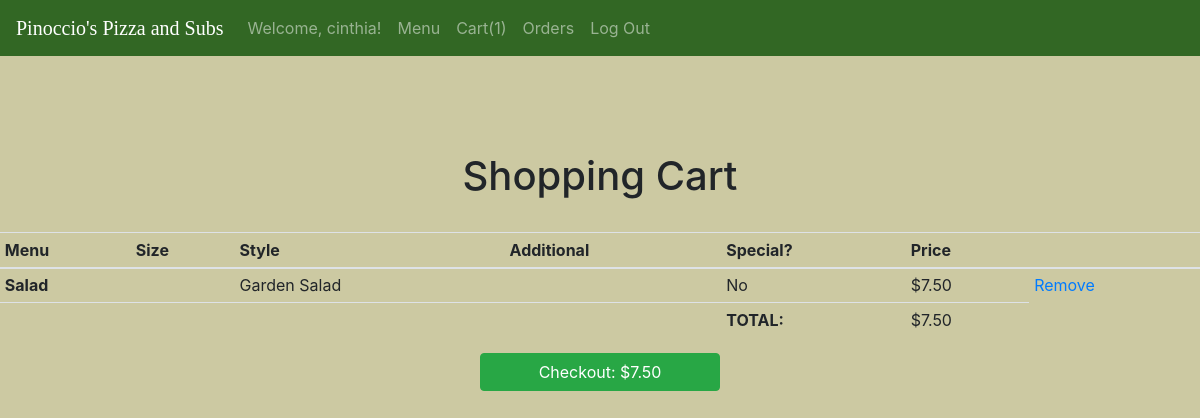
The app's page /cart (signed in) with its own data.
### orders/models.py (models this page shows, shortened)
class CartItem(models.Model):
    menu = models.CharField(max_length=16)
    size = models.CharField(max_length=16)
    style = models.CharField(max_length=64)
    additional = models.CharField(max_length=255)
    is_special = models.BooleanField(default=False)
    price = models.DecimalField(max_digits=5, default=0.00, decimal_places=2)
    user_id = models.IntegerField()

### orders/views.py (the view)
# urls.py: path("cart", views.cart, name="cart"),
def cart(request):
    if request.method == "POST":
        if request.POST['menu_item'] == 'Pizza':
            form = PizzaForm(request.POST)
            if form.is_valid():
                form = form.cleaned_data
                menu = "Pizza"
                style = form['style']
                size = form['size']
                is_special = False
                if 'is_special' in request.POST:
                    is_special = True
                num_toppings = form['num_toppings']
                toppings_list = []
                for topping in form['toppings']:
                    toppings_list.append(str(topping))
                toppings = ", ".join(toppings_list)
                if is_special:
                    menu_pizza = Pizza.objects.get(style=style, size=size,is_special=is_special)
                else:
                   menu_pizza = Pizza.objects.get(style=style, size=size, num_toppings=num_toppings, is_special=is_special)
                price = menu_pizza.price
                print(price)
                order = CartItem(menu=menu, size=size, style=style, additional=toppings, is_special=is_special, user_id=request.user.id, price=price)
                order.save()
        elif request.POST['menu_item'] == 'Sub':
            form = SubForm(request.POST)
            if form.is_valid():
                form = form.cleaned_data
                menu = 'Sub'
                ingredients = form['ingredients']
                size = form['size']
                extras_list = []
                added_cost = Decimal(0.00)
                for extra in form['extras']:
                    extras_list.append(str(extra))
                    added_cost += extra.added_cost
                extras = ", ".join(extras_list)
                menu_sub = Sub.objects.get(ingredients=ingredients, size=size)
                price = menu_sub.price + Decimal(added_cost)
                order = CartItem(menu=menu, size=size, style=ingredients, additional=extras, is_special=False, user_id=request.user.id, price=price)
                order.save()
            redirect('menu')
        elif request.POST['menu_item'] == 'Pasta':
            form = PastaForm(request.POST)
            if form.is_valid():
                form = form.cleaned_data
                menu = 'Pasta'
                style = form['style']
            menu_pasta = Pasta.objects.get(style=style)
            price = menu_pasta.price
            order = CartItem(menu=menu, style=style, user_id=request.user.id, price=price)
            order.save()
        elif request.POST['menu_item'] == 'Salad':
            form = SaladForm(request.POST)
            if form.is_valid():
                form = form.cleaned_data
                menu = 'Salad'
                style = form['style']
                menu_salad = Salad.objects.get(style=style)
                price = menu_salad.price
                order = CartItem(menu=menu, style=style, user_id=request.user.id, price=price)
                order.save()
        elif request.POST['menu_item'] == DinnerPlatter:
            form = DinnerPlatterForm(request.POST)
            if form.is_valid():
                form = form.cleaned_data
                menu = 'DinnerPlatter'
                style = form['style']
                size = form['size']
                menu_dinner_platter = DinnerPlatter.objects.get(style=style, size=size)
                price = menu_dinner_platter.price
                order = CartItem(menu=menu, style=style, size=size, user_id=request.user.id, price=price)
                order.save()
        else:
            print("Post error")
            redirect('menu')
        cart_items = CartItem.objects.filter(user_id= request.user.id)
        if cart_items:
            total_cost = Decimal(cart_items.aggregate(Sum('price'))['price__sum'])
        else:
            total_cost = 0
        context = {
            'car_items' : cart_items,
            'num_cart_items': cart_items.count(),
            'total_cost': total_cost
        }
        return render(request, 'orders/cart.html', context)
    else:
        cart_items = CartItem.objects.filter(user_id= request.user.id)
        if cart_items:
            total_cost = Decimal(cart_items.aggregate(Sum('price'))['price__sum'])
        else:
            total_cost = 0
        context = {
            'cart_items': cart_items,
            'num_cart_items': cart_items.count(),
            'total_cost': total_cost
        }
        return render(request, 'orders/cart.html', context)

### orders/templates/orders/cart.html (shortened to what this page needs)
{% extends "orders/layout.html" %}
{% block content %}
<h1 class="text-center">Shopping Cart</h1>
<br>
<table class="table table-sm">
    <thead>
        <tr>
            <th scope="col">Menu</th>
            <th scope="col">Size</th>
            <th scope="col">Style</th>
            <th scope="col">Additional</th>
            <th scope="col">Special?</th>
            <th scope="col">Price</th>
            <th scope="col"></th>
        </tr>
    </thead>
    <tfoot>
        <tr>
            <td colspan="4"></td>
            <td><strong>TOTAL:</strong></td>
            <td>${{ total_cost | floatformat:2}}</td>
        </tr>
    </tfoot>
    <tbody>
        {% for item in cart_items %}
        <tr>
            <th scope="row">{{item.menu}}</th>
            <td>{{item.size}}</td>
            <td>{{item.style}}</td>
            <td>{{item.additional}}</td>
            <td>{% if item.is_special is True %}Yes {% else %}No {% endif %}</td>
            <td>${{item.price}}</td>
            <td><a href="{% url 'remove' cart_item_id=item.id%}">Remove</a></td>
        </tr>
        {% endfor %}
    </tbody>
</table>
{% if cart_items %}
<form action="/checkout" method="post">
    <center><input style="width:20% ;" type="submit" value="Checkout: ${{ total_cost | floatformat:2}}" class="btn btn-success btn-block"></center>
</form>
{% else %}
<center><a style="width:20% ;" class="btn btn-success btn-block" href="/menu">Continue Shopping</a></center>
{% endif %} <br><br>
{% endblock %}

### orders/templates/orders/layout.html (shortened to what this page needs)
<!DOCTYPE html>
<html lang="en">
<head>
    <link rel="stylesheet" href="https://stackpath.bootstrapcdn.com/bootstrap/4.4.1/css/bootstrap.min.css">
    <link rel="stylesheet" href="https://cdn.jsdelivr.net/npm/bootstrap@4.6.1/dist/css/bootstrap.min.css">
  </head>
<body style="background-color:#ccc9a2 ;">
  <nav style="background-color:#326724 ;"  class="navbar navbar-expand-sm navbar-dark">
    <a style="font-family:  'Lora', serif;"  class="navbar-brand" href="home">Pinoccio's Pizza and Subs</a>
    <ul class="navbar-nav">
            <li class="nav-item">
        <a class="nav-link">Welcome, {{user.username}}!</a>
      </li>
      <li class="nav-item">
        <a class="nav-link" href="/menu">Menu</a>
      </li>
      <li class="nav-item">
        <a class="nav-link" href="/cart">Cart({{num_cart_items}})</a></a>
      </li>
      <li class="nav-item">
        <a class="nav-link" href="/checkout">Orders</a>
      </li>
      <li class="nav-item">
        <a class="nav-link" href="/logout_view">Log Out</a>
      </li>
    </ul>
  </nav>
      <main class="container p-5">
      </main>
</body>
{% block content %}{% endblock %}
</html>

### records on screen
CartItem: menu "Salad", style "Garden Salad", is_special "No", price "7.50"

### other values on screen
{{ user.username }} "cinthia"
{{ num_cart_items }} "1"
{{ total_cost | floatformat:2 }} "7.50"
